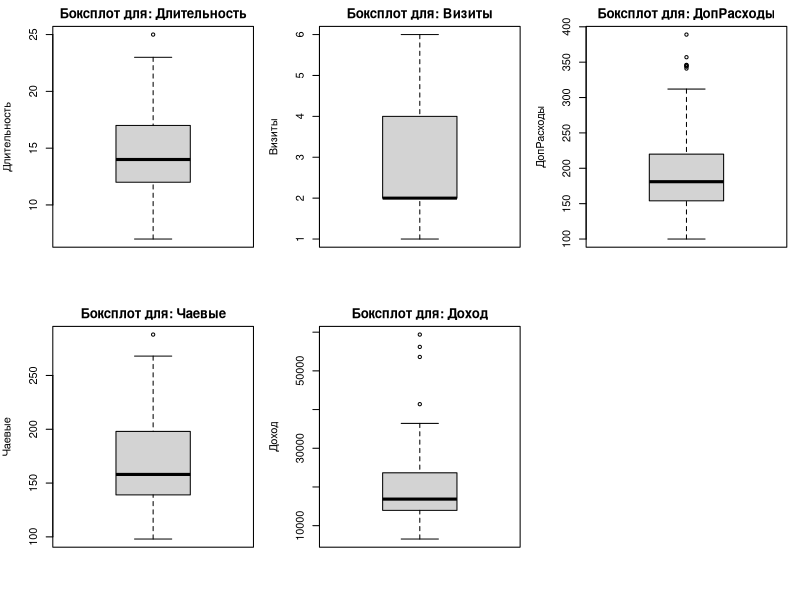

Reproduce this figure in R.
# Загрузка нужных библиотек
library(ggplot2)

# Функция для расчета моды
get_mode <- function(x) {
  ux <- unique(x)
  ux[which.max(tabulate(match(x, ux)))]
}

# Чтение CSV-файла с учетом формата
data <- read.csv2("trips.csv", 
                  fileEncoding = "UTF-8", 
                  na.strings = c("", "NA"))

# Приведение колонок к нужным типам
numeric_cols <- c("Days", "Visits", "ExtrCharges", "Tips", "USD")
for (col in numeric_cols) {
  data[[col]] <- as.numeric(gsub(",", ".", data[[col]]))
}

# Переименование колонок (опционально, для удобства)
colnames(data) <- c("Регион", "Длительность", "Визиты", "ДопРасходы", "Чаевые", "Доход")

# Дескриптивный анализ + боксплоты
par(mfrow = c(2, 3), mar = c(4, 4, 2, 1))  # сетка
desc_stats <- list()

for (col in c("Длительность", "Визиты", "ДопРасходы", "Чаевые", "Доход")) {
  x <- data[[col]]
  idx_min <- which.min(x)
  idx_max <- which.max(x)
  
  desc_stats[[col]] <- data.frame(
    Минимум = min(x, na.rm = TRUE),
    Максимум = max(x, na.rm = TRUE),
    Среднее = mean(x, na.rm = TRUE),
    Медиана = median(x, na.rm = TRUE),
    Мода = get_mode(na.omit(x))
  )
  
  
  boxplot(x, main = paste("Боксплот для:", col), ylab = col)
}
par(mfrow = c(1, 1))  # сброс макета

# Печать статистик
for (col in names(desc_stats)) {
  cat("\n===", col, "===\n")
  print(desc_stats[[col]])
}



